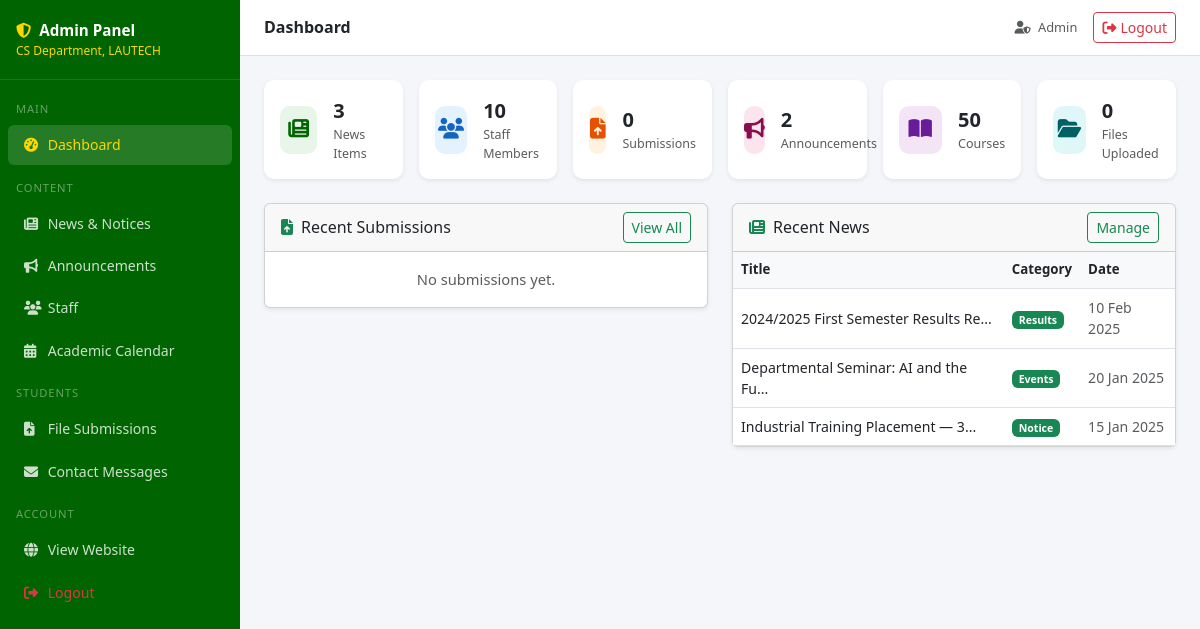
Screenshot of /admin/dashboard.php (signed in) with the database file from the repository.
### tables this page shows
CREATE TABLE IF NOT EXISTS news (
    id           INT AUTO_INCREMENT PRIMARY KEY,
    title        VARCHAR(200) NOT NULL,
    body         TEXT         NOT NULL,
    category     VARCHAR(60)  DEFAULT 'General',
    author       VARCHAR(100) DEFAULT 'Department',
    is_published TINYINT(1)   DEFAULT 1,
    published_at TIMESTAMP    DEFAULT CURRENT_TIMESTAMP
);

### admin/dashboard.php (the view, shortened to what this page needs)
<?php
$counts = array();
$tables = array('news','staff','students','submissions','announcements','courses');
foreach ($tables as $table) {
    $r = mysqli_query($conn, "SELECT COUNT(*) as cnt FROM $table");
    $counts[$table] = mysqli_fetch_assoc($r)['cnt'];
}
$recentSubs = mysqli_query($conn,
    "SELECT s.matric_no, s.full_name, s.level, s.session_year, s.submitted_at
     FROM students s ORDER BY s.submitted_at DESC LIMIT 5");
$recentSubs = mysqli_fetch_all($recentSubs, MYSQLI_ASSOC);
$recentNews = mysqli_query($conn,
    "SELECT id, title, category, published_at FROM news
     ORDER BY published_at DESC LIMIT 5");
$recentNews = mysqli_fetch_all($recentNews, MYSQLI_ASSOC);
include dirname(__FILE__) . '/admin_layout.php';
?>
<div class="row g-3 mb-4">
  <?php
  $stats = array(
    array('label'=>'News Items',       'count'=>$counts['news'],        'icon'=>'fa-newspaper',     'bg'=>'#e8f5e9','ic'=>'#006400'),
    array('label'=>'Staff Members',    'count'=>$counts['staff'],       'icon'=>'fa-users',         'bg'=>'#e3f2fd','ic'=>'#1565c0'),
    array('label'=>'Submissions',      'count'=>$counts['students'],    'icon'=>'fa-file-arrow-up', 'bg'=>'#fff3e0','ic'=>'#e65100'),
    array('label'=>'Announcements',    'count'=>$counts['announcements'],'icon'=>'fa-bullhorn',     'bg'=>'#fce4ec','ic'=>'#880e4f'),
    array('label'=>'Courses',          'count'=>$counts['courses'],     'icon'=>'fa-book-open',     'bg'=>'#f3e5f5','ic'=>'#6a1b9a'),
    array('label'=>'Files Uploaded',   'count'=>$counts['submissions'], 'icon'=>'fa-folder-open',   'bg'=>'#e0f7fa','ic'=>'#006064'),
  );
  foreach ($stats as $s): ?>
  <div class="col-6 col-lg-4 col-xl-2">
    <div class="card stat-card shadow-sm h-100">
      <div class="card-body d-flex align-items-center gap-3 p-3">
        <div class="stat-icon" style="background:<?php echo $s['bg']; ?>;">
          <i class="fas <?php echo $s['icon']; ?>" style="color:<?php echo $s['ic']; ?>;"></i>
        </div>
        <div>
          <div class="fw-bold fs-5"><?php echo $s['count']; ?></div>
          <div class="text-muted" style="font-size:0.78rem;"><?php echo $s['label']; ?></div>
        </div>
      </div>
    </div>
  </div>
  <?php endforeach; ?>
</div>
<div class="row g-4">
  <div class="col-lg-6">
    <div class="card shadow-sm">
      <div class="card-header d-flex justify-content-between align-items-center">
        <h6 class="mb-0"><i class="fas fa-file-arrow-up me-2 text-success"></i>Recent Submissions</h6>
        <a href="/lautech_csd/admin/view-submissions.php" class="btn btn-sm btn-outline-success">View All</a>
      </div>
      <div class="card-body p-0">
        <?php if (empty($recentSubs)): ?>
          <p class="text-muted p-3 mb-0 text-center">No submissions yet.</p>
        <?php endif; ?>
      </div>
    </div>
  </div>
  <div class="col-lg-6">
    <div class="card shadow-sm">
      <div class="card-header d-flex justify-content-between align-items-center">
        <h6 class="mb-0"><i class="fas fa-newspaper me-2 text-success"></i>Recent News</h6>
        <a href="/lautech_csd/admin/manage-news.php" class="btn btn-sm btn-outline-success">Manage</a>
      </div>
      <div class="card-body p-0">
        <table class="table admin-table mb-0">
          <thead><tr><th>Title</th><th>Category</th><th>Date</th></tr></thead>
          <tbody>
            <?php foreach ($recentNews as $n): ?>
            <tr>
              <td><?php echo htmlspecialchars(substr($n['title'], 0, 35)) . (strlen($n['title']) > 35 ? '...' : ''); ?></td>
              <td><span class="badge bg-success"><?php echo htmlspecialchars($n['category']); ?></span></td>
              <td class="text-muted"><?php echo date('d M Y', strtotime($n['published_at'])); ?></td>
            </tr>
            <?php endforeach; ?>
          </tbody>
        </table>
      </div>
    </div>
  </div>
</div>
<?php
echo '</div></div>';
echo '</body></html>';
?>

### admin/admin_layout.php (style rules this page uses)
:root { --admin-green: #006400; --admin-gold: #FFD700; }
body { background: #f4f6f9; font-size: 0.92rem; }
.stat-card { border: none; border-radius: 10px; }
.stat-card .stat-icon { width: 48px; height: 48px; border-radius: 10px; display: flex; align-items: center; justify-content: center; font-size: 1.3rem; }
.admin-table th { background: #f8f9fa; font-weight: 600; font-size: 0.83rem; }
.admin-table td { vertical-align: middle; font-size: 0.88rem; }

### rows the page displays
news: title "2024/2025 First Semester Results Re", category "Results", published_at "10 Feb 2025"
news: title "Departmental Seminar: AI and the Fu", category "Events", published_at "20 Jan 2025"
news: title "Industrial Training Placement — 3", category "Notice", published_at "15 Jan 2025"

### other values shown
$adminPageTitle "Dashboard"
$_SESSION['admin_username'] "Admin"
$s['count'] "3"
$s['label'] "News Items"
$s['count'] "10"
$s['label'] "Staff Members"
$s['count'] "0"
$s['label'] "Submissions"
$s['count'] "2"
$s['label'] "Announcements"
$s['count'] "50"
$s['label'] "Courses"
$s['label'] "Files Uploaded"
